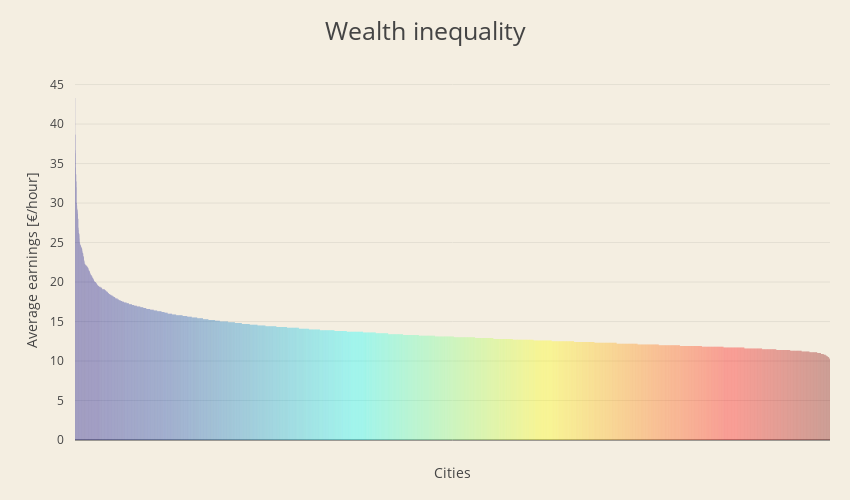

Notebook code for this chart:
### Code cell
trace1 = go.Bar(
    x = locations,
    y = wage,
    name='Wealth inequality',
    marker=dict(
        color=samples,
        colorscale='Jet',
    ),
    opacity=0.6
)

data = [trace1]

layout = go.Layout(
    barmode='stack',
    title = 'Wealth inequality',
    titlefont=dict(size=25),
    width=850,
    height=500,
    margin=go.Margin(
        l=75,
        r=20,
        b=60,
        t=80,
        pad=10
    ),
    paper_bgcolor='rgb(244, 238, 225)',
    plot_bgcolor='rgb(244, 238, 225)',
    xaxis=dict(
        title= 'Cities',
        autorange=True,
        showgrid=False,
        zeroline=False,
        showline=False,
        autotick=True,
        ticks='',
        showticklabels=False
    ),
    yaxis = dict(
        title= 'Average earnings [€/hour]',
        anchor = 'x',
        rangemode='tozero'
    ),
)

fig = go.Figure(data=data, layout=layout)
py.iplot(fig)

### Figure 1 — Plotly figure (JSON) as saved in the notebook; plotly's stock layout.template omitted (floating-point values rounded to 4 significant figures; data arrays with more than 128 entries replaced by an {"elided": "..."} marker saying what was removed)
{"data": [{"marker": {"color": {"elided": "5056 int values"}, "colorscale": "Jet"}, "name": "Wealth inequality", "opacity": 0.6, "type": "bar", "x": {"elided": "5056 str values"}, "y": {"elided": "5056 float values"}}], "layout": {"barmode": "stack", "height": 500, "margin": {"b": 60, "l": 75, "pad": 10, "r": 20, "t": 80}, "paper_bgcolor": "rgb(244, 238, 225)", "plot_bgcolor": "rgb(244, 238, 225)", "title": "Wealth inequality", "titlefont": {"size": 25}, "width": 850, "xaxis": {"autorange": true, "autotick": true, "showgrid": false, "showline": false, "showticklabels": false, "ticks": "", "title": "Cities", "zeroline": false}, "yaxis": {"anchor": "x", "rangemode": "tozero", "title": "Average earnings [€/hour]"}}}
